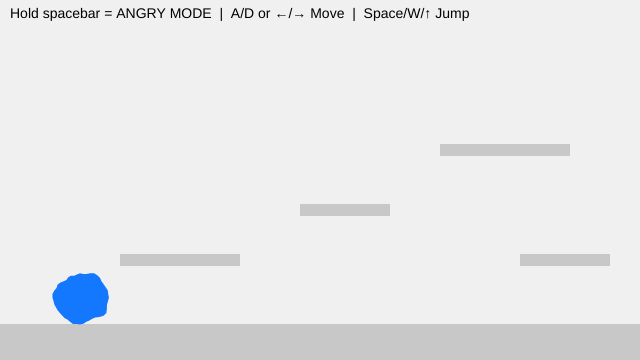
Frame 1 (no input)
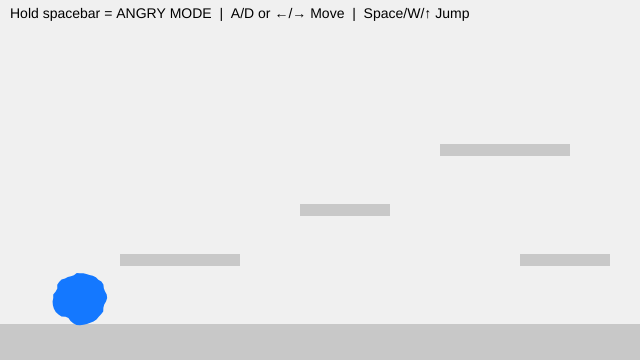
Frame 60 (no input)
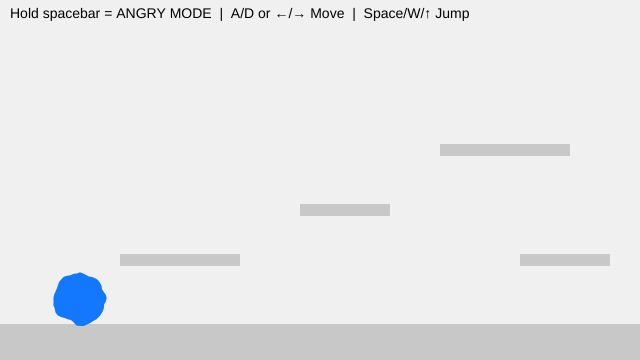
Frame 120 (the mouse pressed at the canvas centre since frame 60)

The p5.js sketch that drew these frames (run headless with seeded random() and noise() and a simulated clock; from frame 60 on, the mouse is pressed at the canvas centre):

// p5.js sketch
// ── sketch.js
// Y-position of the floor (ground level)
let floorY3;

// Angry mode flag
let angryMode = false;

// Player character (soft, animated blob)
let blob3 = {
  x: 80,
  y: 0,

  // Visual properties
  r: 26,
  points: 48,
  wobble: 7,
  wobbleFreq: 1.8,

  t: 0,
  tSpeed: 0.01,

  // Physics
  vx: 0,
  vy: 0,

  accel: 0.55,
  maxRun: 4.0,
  gravity: 0.65,
  jumpV: -11.0,

  onGround: false,

  frictionAir: 0.995,
  frictionGround: 0.88,
};

// Platforms
let platforms = [];

function setup() {
  createCanvas(640, 360);

  floorY3 = height - 36;

  noStroke();
  textFont("sans-serif");
  textSize(14);

  platforms = [
    {
      x: 0,
      y: floorY3,
      w: width,
      h: height - floorY3,
      breakable: false,
      move: false,
    },

    {
      x: 120,
      y: floorY3 - 70,
      w: 120,
      h: 12,
      breakable: true,
      move: true,
      dir: 1,
    },
    {
      x: 300,
      y: floorY3 - 120,
      w: 90,
      h: 12,
      breakable: true,
      move: true,
      dir: -1,
    },
    {
      x: 440,
      y: floorY3 - 180,
      w: 130,
      h: 12,
      breakable: true,
      move: true,
      dir: 1,
    },
    {
      x: 520,
      y: floorY3 - 70,
      w: 90,
      h: 12,
      breakable: true,
      move: true,
      dir: -1,
    },
  ];

  blob3.y = floorY3 - blob3.r - 1;
}

function draw() {
  background(240);
  // 🔥 Angry mode ONLY when holding space
  angryMode = keyIsDown(32);

  // 🔄 Switch physics based on emotion
  if (angryMode) {
    background(245, 164, 66);
    // 🔥 Angry background text
    push();
    fill(191, 48, 19);
    textAlign(CENTER, CENTER);
    textSize(96);
    text("AHHHH!", width / 2, height / 2);
    pop();
    blob3.points = 15;
    blob3.wobble = 20;
    blob3.wobbleFreq = 2.8;
    blob3.accel = 1.2;
    blob3.maxRun = 7.0;
    blob3.jumpV = -18.0;
    blob3.gravity = 0.75;
    blob3.frictionGround = 0.95;
    blob3.tSpeed = 0.04;
    blob3.wobble = 14;
  } else {
    background(240);
    blob3.r = 26;
    blob3.points = 48;
    blob3.wobble = 7;
    blob3.wobbleFreq = 1.8;
    blob3.accel = 0.55;
    blob3.maxRun = 4.0;
    blob3.jumpV = -11.0;
    blob3.gravity = 0.65;
    blob3.frictionGround = 0.88;
    blob3.tSpeed = 0.01;
    blob3.wobble = 7;
  }

  // 🔥 Move platforms when angry
  if (angryMode) {
    for (const p of platforms) {
      if (p.move) {
        p.x += 1.5 * p.dir;

        // Bounce off screen edges
        if (p.x < 0 || p.x + p.w > width) {
          p.dir *= -1;
        }
      }
    }
  }

  // Draw platforms
  if (angryMode) {
    fill(122, 10, 10);
  } else {
    fill(200);
  }

  for (const p of platforms) {
    rect(p.x, p.y, p.w, p.h);
  }

  // Input (A/D or arrows)
  let move = 0;
  if (keyIsDown(65) || keyIsDown(LEFT_ARROW)) move -= 1;
  if (keyIsDown(68) || keyIsDown(RIGHT_ARROW)) move += 1;
  blob3.vx += blob3.accel * move;

  blob3.vx *= blob3.onGround ? blob3.frictionGround : blob3.frictionAir;
  blob3.vx = constrain(blob3.vx, -blob3.maxRun, blob3.maxRun);

  // Gravity
  blob3.vy += blob3.gravity;

  // Collision box
  let box = {
    x: blob3.x - blob3.r,
    y: blob3.y - blob3.r,
    w: blob3.r * 2,
    h: blob3.r * 2,
  };

  // Horizontal collision
  box.x += blob3.vx;
  for (const s of platforms) {
    if (overlap(box, s)) {
      if (blob3.vx > 0) box.x = s.x - box.w;
      else if (blob3.vx < 0) box.x = s.x + s.w;
      blob3.vx = 0;
    }
  }

  // Vertical collision
  box.y += blob3.vy;
  blob3.onGround = false;

  for (const s of platforms) {
    if (overlap(box, s)) {
      if (blob3.vy > 0) {
        // Landing
        box.y = s.y - box.h;
        blob3.vy = 0;
        blob3.onGround = true;
      } else if (blob3.vy < 0) {
        // Hit from below
        if (s.breakable && angryMode) {
          platforms = platforms.filter((p) => p !== s);
          blob3.vy *= -0.3;
        } else {
          box.y = s.y + s.h;
          blob3.vy = 0;
        }
      }
    }
  }

  blob3.x = box.x + box.w / 2;
  blob3.y = box.y + box.h / 2;

  blob3.x = constrain(blob3.x, blob3.r, width - blob3.r);

  // Animate blob
  blob3.t += blob3.tSpeed;
  drawBlobCircle(blob3);
  drawAngryEyebrows(blob3);

  // HUD
  fill(0);
  text(
    "Hold spacebar = ANGRY MODE  |  A/D or ←/→ Move  |  Space/W/↑ Jump",
    10,
    18,
  );
}
function drawAngryEyebrows(b) {
  if (!angryMode) return;

  push();
  stroke(60, 0, 0);
  strokeWeight(4);
  noFill();

  const eyeY = b.y - b.r * 0.25;
  const spacing = b.r * 0.45;
  const size = b.r * 0.25;

  // Left eyebrow ( \ )
  line(b.x - spacing - size, eyeY - size, b.x - spacing + size, eyeY + size);

  // Right eyebrow ( / )
  line(b.x + spacing - size, eyeY + size, b.x + spacing + size, eyeY - size);

  pop();
}

// AABB collision
function overlap(a, b) {
  return (
    a.x < b.x + b.w && a.x + a.w > b.x && a.y < b.y + b.h && a.y + a.h > b.y
  );
}

// Draw blob
function drawBlobCircle(b) {
  if (angryMode) fill(220, 60, 40);
  else fill(20, 120, 255);

  beginShape();
  for (let i = 0; i < b.points; i++) {
    const a = (i / b.points) * TAU;

    const n = noise(
      cos(a) * b.wobbleFreq + 200,
      sin(a) * b.wobbleFreq + 200,
      b.t,
    );

    const r = b.r + map(n, 0, 1, -b.wobble, b.wobble);
    const jitter = angryMode ? random(-0.6, 0.6) : 0;

    vertex(b.x + cos(a) * r + jitter, b.y + sin(a) * r + jitter);
  }
  endShape(CLOSE);
}

// Jump
function keyPressed() {
  if ((key === "W" || key === "w" || keyCode === UP_ARROW) && blob3.onGround) {
    blob3.vy = blob3.jumpV;
    blob3.onGround = false;
  }
}
